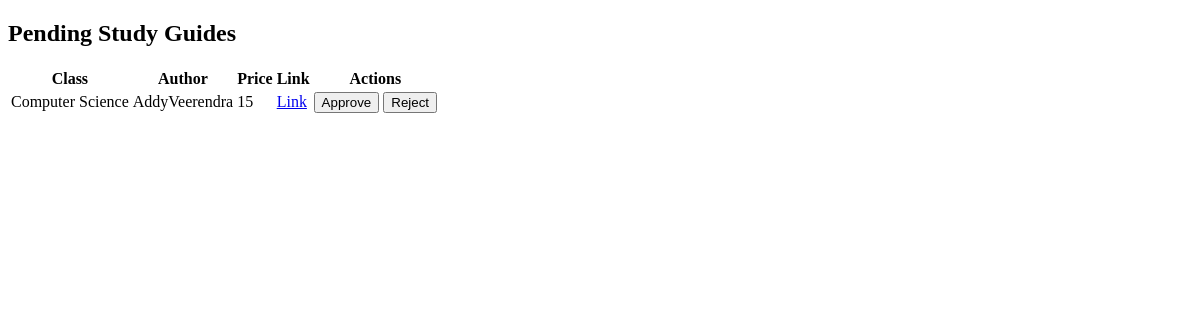
The page /market/admin (signed in) on the database as committed earlier.
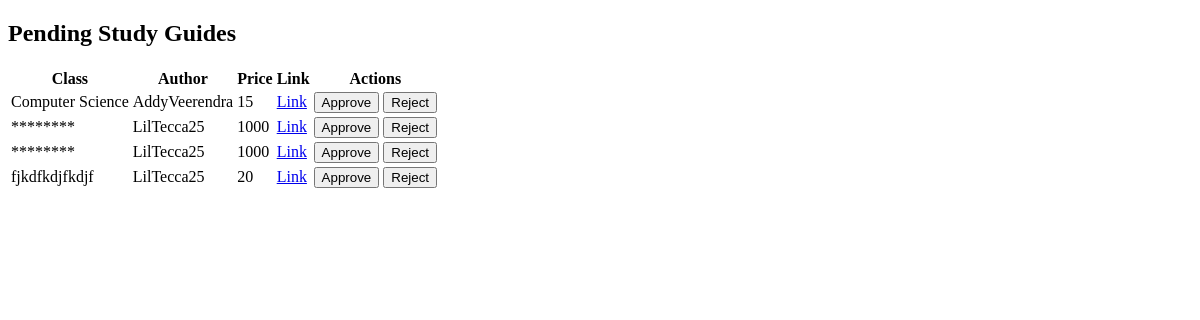
The same page on the database as committed later.
### models.py (models this page shows)
class PendingStudyGuide(db.Model):
    id = db.Column(db.Integer, primary_key=True)
    Class = db.Column(db.String(20), nullable=False)
    UnitTopic = db.Column(db.String(20), nullable=False)
    Price = db.Column(db.Integer, nullable=False)
    Creator = db.Column(db.String(20), nullable=False)
    Link = db.Column(db.String(100), nullable=False)

### Market.py (the view, shortened to what this page needs)
@market_bp.route('/admin', methods=['GET', 'POST'])
@login_required
def admin_home():
    if not current_user.is_admin:
        return redirect(url_for('market_bp.market_home'))
    form = AdminForm()
    pending_guides = PendingStudyGuide.query.all()
    return render_template('admin.html', pending_guides=pending_guides, user=current_user, form=form)

### ASD4ME.py (called while the page is built)
@login_manager.user_loader
def load_user(user_id):
    return User.query.get(int(user_id))

### templates/admin.html (shortened to what this page needs)
<!DOCTYPE html>
<html lang="en">
<head>
</head>
<body>
    <section class="py-5 mt-5">
        <div class="container py-5">
            <div class="row">
                <div class="col-md-8 col-xl-6 text-center mx-auto">
                    <h2 class="display-6 fw-bold mb-4">Pending Study Guides</h2>
                    {% if pending_guides %}
                        <table class="table">
                            <thead>
                                <tr>
                                    <th scope="col">Class</th>
                                    <th scope="col">Author</th>
                                    <th scope="col">Price</th>
                                    <th scope="col">Link</th>
                                    <th scope="col">Actions</th>
                                </tr>
                            </thead>
                            <tbody>
                                {% for guide in pending_guides %}
                                    <tr>
                                        <td>{{ guide.Class }}</td>
                                        <td>{{ guide.Creator }}</td>
                                        <td>{{ guide.Price }}</td>
                                        <td><a href="{{ guide.Link if guide.Link.startswith('http') else 'https://' + guide.Link }}">Link</a></td>
                                        <td>
                                            <form method="post" action="{{ url_for('market_bp.admin_home') }}">
                                                <button class="btn btn-primary" type="submit" name="action" value="approve">Approve</button>
                                                <button class="btn btn-danger" type="submit" name="action" value="reject">Reject</button>
                                            </form>
                                        </td>
                                    </tr>
                                {% endfor %}
                            </tbody>
                        </table>
                    {% else %}
                        <p>No pending study guides.</p>
                    {% endif %}
                </div>
            </div>
        </div>
    </section>
</body>
</html>

Rows that differ between the two databases and show on the page:
added PendingStudyGuide: Class "********", Creator "LilTecca25", Price "1000"
added PendingStudyGuide: Class "********", Creator "LilTecca25", Price "1000"
added PendingStudyGuide: Class "fjkdfkdjfkdjf", Creator "LilTecca25", Price "20"
